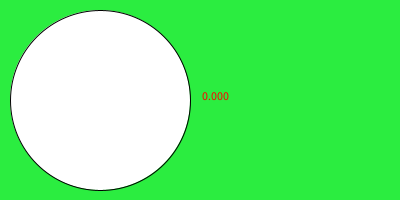
Frame 1 (no input)
Frame 60 (the mouse pressed at the canvas centre just before this capture): identical to frame 1, image omitted
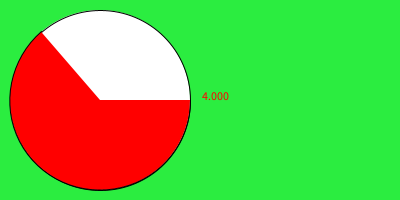
Frame 120 (the mouse held since frame 60 and released just before this capture)

The Processing sketch that drew these frames (run headless with seeded random() and noise(); from frame 60 on, the mouse is pressed at the canvas centre):

// Processing sketch: week16_1
// ── week16_1.pde
void setup(){
   size(400,200); 
}
void draw(){
   background(43,237,64);
   fill(255);
   ellipse(100,100,180,180);
   fill(255,0,0);
   float stop=mouseX/50.0;
   text(stop,200,100);
   arc(100,100,180,180,0,stop);
}
